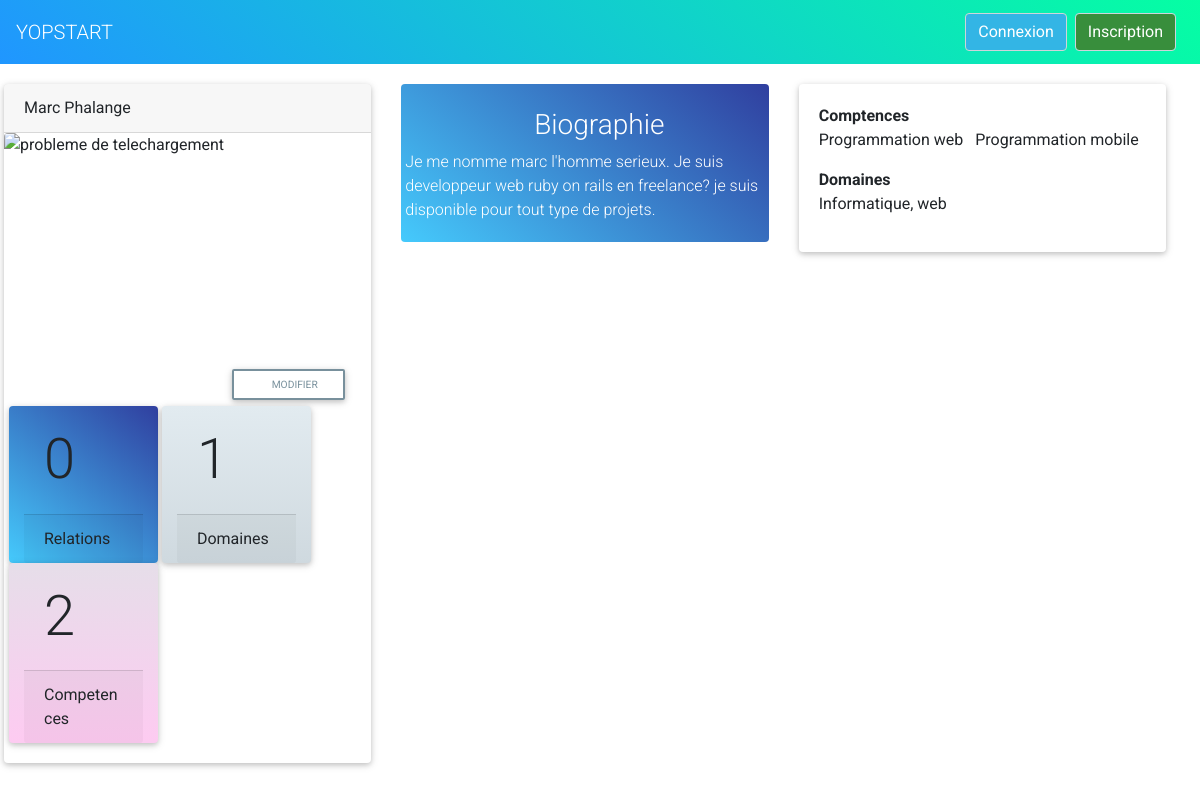
The app's page /profile/2/ with its own data.
### youself/models.py (models this page shows, shortened)
class Utilisateur(models.Model):
    relation = models.ManyToManyField('Utilisateur', blank=True)
    user = models.OneToOneField(User, on_delete=models.CASCADE, limit_choices_to={'is_superuser':False})
    date_naissance = models.DateField(blank=True, auto_now=True)
    bio = models.TextField(blank=True)
    pays = models.CharField(max_length=50, blank=True)
    competences = models.ManyToManyField(Competence,blank=True)
    domaine = models.ManyToManyField(Domaine, blank=True)
    img_url = models.ImageField(verbose_name='photo de profile', blank=True, upload_to='profile/', default='profile/default-img.png')
    def patronyme(self):
        return f"{self.user.first_name} {self.user.last_name}"

class Competence(models.Model):
    label = models.CharField(max_length=100)

class Domaine(models.Model):
    label = models.CharField(max_length=100)

### youself/views.py (the view)
# urls.py: path('profile/<int:pk>/', views.UtilisateurDetails.as_view(), name="profile"),
class UtilisateurDetails(generic.DetailView):
    model = Utilisateur
    template_name = 'youself/u_details.html'

### helper/tempcontexte.py (called while the page is built)
def calla(ctxt):
    return {
        'list_domaines' : Domaine.objects.all(),
        'list_competences' : Competence.objects.all(),
        'list_utilis': Utilisateur.objects.all(),
        'list_projets': Projet.objects.all(),
    }

### templates/youself/u_details.html
{% extends 'index.html' %}
{% block main %}
    {% include 'layout/navbar.html' %}
    <main class="container-fluid row grid mt-3 p-1 ">
        <div class="col-md-4 col-xs-12 ">
            <div class="card">
                <div class="card-header">
                    <span class="align-content-center">{{ object.patronyme }}</span>
                </div>
                <img class="img-fluid rounded" src="{{ MEDIA_URL }}{{ object.img_url }}" width="700" height="400" alt="probleme de telechargement">
                <div class="card-body row">
                    <div class="col col-12 text-right">
                        <button class="btn btn-rounded btn-sm btn-outline-blue-grey">
                            <i class="fa fa-pencil-alt mr-1"></i>Modifier
                        </button>
                    </div>
                    <div class="card blue-gradient col-5 mr-1">
                        <div class="card-body">
                            <span class="display-4">{{ object.relation.count }}</span>
                        </div>
                        <div class="card-footer">Relations</div>
                    </div>
                    <div class="card heavy-rain-gradient mr-1 col-5">
                        <div class="card-body">
                            <span class="display-4">{{ object.domaine.count }}</span>
                        </div>
                        <div class="card-footer">Domaines</div>
                    </div>
                    <div class="card frozen-dreams-gradient mr-1 col-5">
                        <div class="card-body">
                            <span class="display-4">{{ object.competences.count }}</span>
                        </div>
                        <div class="card-footer">Competences</div>
                    </div>
                </div>
            </div>
        </div>
        <div class="col-md-4 col-xs-12">
            <div class="panel blue-gradient pt-4 p-1 rounded">
                <div class="panel-body white-text">
                    <h3 class="text-center">
                        <i class="fa fa-book-open"></i>
                        Biographie</h3>
                    <p>{{ object.bio }}</p>
                </div>
            </div>
        </div>
        <div class="col-md-4 col-xs-12">
            <div class="card">
                <div class="card-body">
                    <ul class="list-inline">
                        <b class="">Comptences</b>
                        <br>
                        {% for comp in object.competences.all %}
                            <li class="list-inline-item">{{ comp.label }}</li>
                            {% empty %}
                            <span>Pas de competences</span>
                        {% endfor %}
                    </ul>
                    <ul class="list-inline">
                        <b class="">Domaines</b>
                        <br>
                        {% for dom in object.domaine.all %}
                            <li class="list-inline-item">{{ dom.label }}</li>
                            {% empty %}
                            <span>Pas de competences</span>
                        {% endfor %}
                    </ul>
                </div>
            </div>
        </div>
    </main>
{% endblock main %}

### records on screen
Utilisateur: patronyme "Marc Phalange", relation.count "0", domaine.count "1", competences.count "2", bio "Je me nomme marc l'homme serieux. Je suis developpeur web ruby on rails en freelance? je suis disponible pour tout type de projets."
Competence: label "Programmation web"
Competence: label "Programmation mobile"
Domaine: label "Informatique, web"
